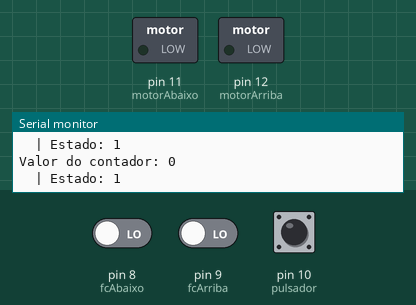
The sketch below on a simulated Arduino Uno, built with avr-gcc and run on an emulated ATmega328P. Parts: switched loads named in the sketch (green lamp = pin HIGH), the last lines printed to the serial monitor. Inputs (shaded band) come from the test bench; at power-on: pin 10 (pulsador) LOW, pin 9 (fcArriba) LOW, pin 8 (fcAbaixo) LOW.

Above: at 1.2 s.
1.3 s: pin 10 (pulsador) pulled HIGH for 0.15 s
At 2.4 s:
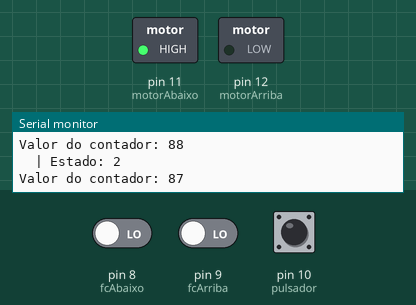
2.9 s: pin 10 (pulsador) pulled HIGH for 1 s
At 4.6 s:
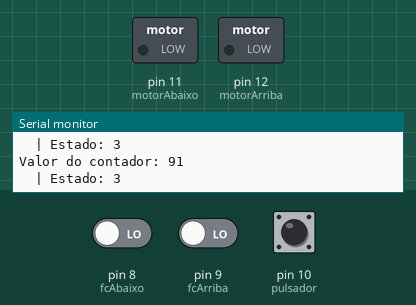
5.4 s: pin 10 (pulsador) pulled HIGH for 0.15 s
At 6.4 s:
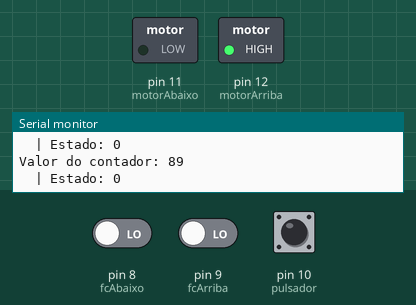
8.5 s: pin 9 (fcArriba) driven HIGH
At 9.2 s:
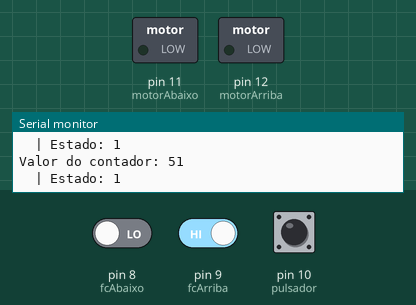
Timing chart, 0 to 11.5 s (numbered marks = the images above; inputs shaded):
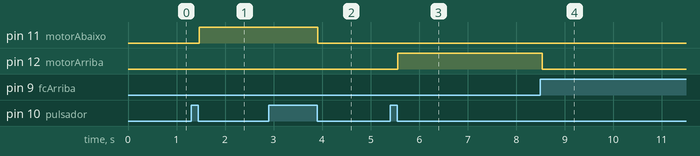

The sketch:

P22_xanela03.ino
```cpp
/*
PRÁCTICA 22. XANELA DUN COCHE CON INVERSIÓN DE XIRO E 2 FINAIS DE CARREIRA
Nesta práctica a xanela do coche activase e párase cun mesmo
pulsador, pero ó mesmo tempo o paro faise a través dun fin de
carreira situado na parte posterior da xanela e outro fin de
carreira situado na parte inferior da mesma, con 2 pulsadores
que se activan a través dun pulso eléctrico.

A posición inicial da xanela está parada arriba no fin de carreira
(estado 1), se premo o pulsador do pin 10, a xanela baixa (estado 2),
cando chega abaixo, actívase o fin de carreira (pasando ó estado 3).
Se volvo premer o pulsador, activo o motor de subida, a xanela
e se pare no fin de carreira da parte inferior(estado 0).

Entradas: 3 Pulsadores (dixitais)
Saida: 2 Relés (2x dixital)

Autor: Jéssica Suárez Parada
Data:12/02/2023
*/

#define motorArriba 12
#define motorAbaixo 11
#define pulsador 10
#define fcArriba 9
#define fcAbaixo 8

int estado = 1;    //Toma valores 0,1,2,3. En 0 sube en 2 baixa,
                   //en 1 párase arriba e 3 párase abaixo.
int contador = 0;  //Contador co numero de impulsos do motor

void setup(){
  pinMode(motorArriba, OUTPUT);
  pinMode(motorAbaixo,OUTPUT);
  pinMode(pulsador,INPUT);
  pinMode(fcArriba, INPUT);
  pinMode(fcAbaixo, INPUT);

  Serial.begin(9600);  //Velocidade de sincronismo das comunicacións
}

void loop() {   //executa a lectura do pulsador
  if(digitalRead(pulsador)) {
    estado = (++estado) % 4; //carga o valor do resto da division /3. ex: 1/3, resto =1, este é o estado que toma como lectura o pulsador
//   estado++ ;asigna e despois actualiza. ++estado; actualiza e logo designa.
//   if(estado > 3) {  //cando o estado é maior que 2,o orde da suma e da división.
//   estado = 0;     //volve ó estado 0
//   }

    contador = 100;
    while(digitalRead(pulsador)) {
      delay(20);
    }
  }

  if(digitalRead(fcArriba)) {   //Acciona o fin de Carreira arriba
    if(estado != 2 ) {  //Sube a xanela,estado 0(diferente ó estado 2)
      estado = 1;       //Paro fin de carreira arriba
    }
    delay(20);
  }

  if(digitalRead(fcAbaixo)) {   //Acciona o fin de Carreira abaixo
    if(estado != 0 ) {  //Baixa a xanela,estado 2(diferente ó estado 0)
      estado = 3;       //Paro fin de carreira abaixo
    }
    delay(20);
  }

  //Fin da lectura do pulsador

  Serial.print("Valor do contador: ");
  Serial.println(contador);
  Serial.print("  | Estado: ");
  Serial.println(estado);

  //Accionamento dos motores
  if(contador > 0) {         //Conta o número de impulsos do motor
    if(estado == 0){         //Sube a xanela
    digitalWrite(motorArriba, HIGH);
    digitalWrite(motorAbaixo, LOW);
    delay(70);
    contador--;
  }
  else if(estado== 2) {  //Baixa a xanela
    digitalWrite(motorArriba, LOW);
    digitalWrite(motorAbaixo, HIGH);
    delay(70);
    contador--;
  }
    else {
    digitalWrite(motorArriba, LOW);
    digitalWrite(motorAbaixo, LOW);
    delay(70);
    contador--;
    }
  }
  else {      //Se o motor está parado , lee o pulsador 10 veces/seg.
    digitalWrite(motorArriba, LOW);
    digitalWrite(motorAbaixo, LOW);
    delay(100);
  }
}
  //Fin do accionamento dos motores
  //delay (100)
```

Measured:
- after the input at 1.3 s, pin 11 (motorAbaixo): LOW → HIGH after 0.17 s
- after the input at 2.9 s, pin 11 (motorAbaixo): HIGH → LOW after 1.0 s
- after the input at 5.4 s, pin 12 (motorArriba): LOW → HIGH after 0.16 s
- after the input at 8.5 s, pin 12 (motorArriba): HIGH → LOW after 0.04 s instead of 4.1 s
